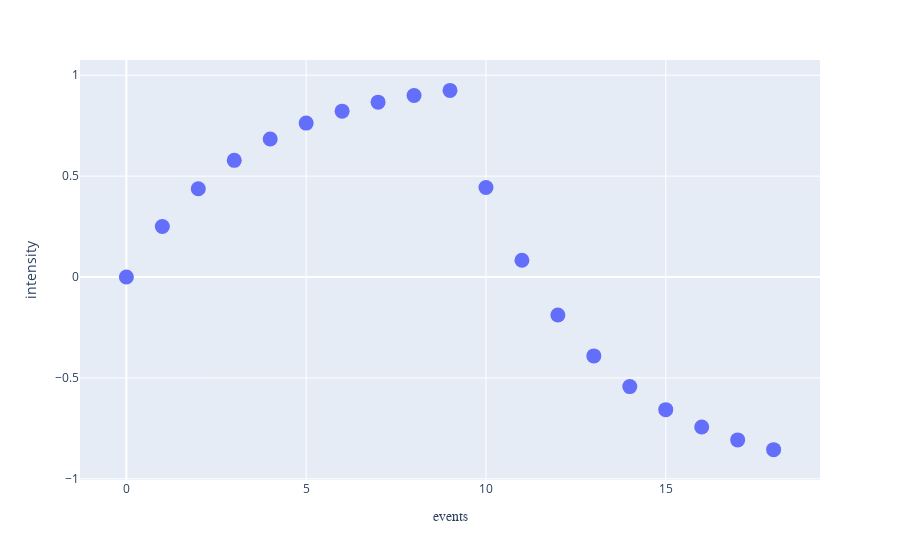

The code cell stored with this chart in its notebook:
### Code cell


### Figure 1 — Plotly figure (JSON) as saved in the notebook; plotly's stock layout.template omitted (floating-point values rounded to 4 significant figures)
{"data": [{"hovertemplate": "index=%{x}<br>y=%{y}<extra></extra>", "legendgroup": "", "marker": {"color": "#636efa", "symbol": "circle", "size": 15}, "mode": "markers", "name": "", "orientation": "v", "showlegend": false, "x": [0, 1, 2, 3, 4, 5, 6, 7, 8, 9, 10, 11, 12, 13, 14, 15, 16, 17, 18], "xaxis": "x", "y": [0.0, 0.25, 0.4375, 0.5781, 0.6836, 0.7627, 0.822, 0.8665, 0.8999, 0.9249, 0.4437, 0.08276, -0.1879, -0.3909, -0.5432, -0.6574, -0.7431, -0.8073, -0.8555], "yaxis": "y", "type": "scatter"}], "layout": {"xaxis": {"anchor": "y", "domain": [0.0, 1.0], "title": {"text": "events", "font": {"family": "Verdana"}}}, "yaxis": {"anchor": "x", "domain": [0.0, 1.0], "title": {"text": "intensity"}}, "legend": {"tracegroupgap": 0}, "margin": {"t": 60}}}
